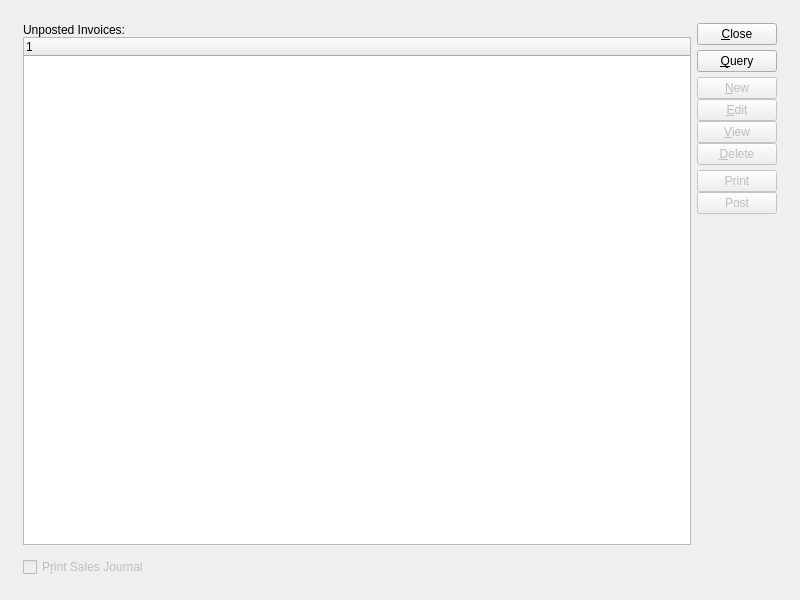
<ui version="4.0" >
 <author></author>
 <comment>This file is part of the xTuple ERP: PostBooks Edition, a free and
open source Enterprise Resource Planning software suite,
Copyright (c) 1999-2010 by OpenMFG LLC, d/b/a xTuple.
It is licensed to you under the Common Public Attribution License
version 1.0, the full text of which (including xTuple-specific Exhibits)
is available at www.xtuple.com/CPAL.  By using this software, you agree
to be bound by its terms.</comment>
 <class>unpostedInvoices</class>
 <widget class="QWidget" name="unpostedInvoices" >
  <property name="geometry" >
   <rect>
    <x>0</x>
    <y>0</y>
    <width>800</width>
    <height>600</height>
   </rect>
  </property>
  <property name="windowTitle" >
   <string>List Unposted Invoices</string>
  </property>
  <layout class="QGridLayout" name="gridLayout_2" >
   <item row="0" column="0" >
    <layout class="QGridLayout" name="gridLayout" >
     <property name="margin" >
      <number>12</number>
     </property>
     <property name="spacing" >
      <number>12</number>
     </property>
     <item row="0" column="0" colspan="2" >
      <layout class="QHBoxLayout" name="horizontalLayout" >
       <item>
        <layout class="QVBoxLayout" >
         <property name="spacing" >
          <number>0</number>
         </property>
         <item>
          <widget class="QLabel" name="_purchaseOrdersLit" >
           <property name="text" >
            <string>Unposted Invoices:</string>
           </property>
           <property name="buddy" >
            <cstring>_invchead</cstring>
           </property>
          </widget>
         </item>
         <item>
          <widget class="XTreeWidget" name="_invchead" >
           <property name="rootIsDecorated" >
            <bool>false</bool>
           </property>
          </widget>
         </item>
        </layout>
       </item>
       <item>
        <layout class="QVBoxLayout" >
         <property name="spacing" >
          <number>5</number>
         </property>
         <item>
          <widget class="QPushButton" name="_close" >
           <property name="text" >
            <string>&amp;Close</string>
           </property>
          </widget>
         </item>
         <item>
          <widget class="QPushButton" name="_query" >
           <property name="text" >
            <string>&amp;Query</string>
           </property>
          </widget>
         </item>
         <item>
          <layout class="QVBoxLayout" >
           <property name="spacing" >
            <number>0</number>
           </property>
           <item>
            <widget class="QPushButton" name="_new" >
             <property name="enabled" >
              <bool>false</bool>
             </property>
             <property name="text" >
              <string>&amp;New</string>
             </property>
            </widget>
           </item>
           <item>
            <widget class="QPushButton" name="_edit" >
             <property name="enabled" >
              <bool>false</bool>
             </property>
             <property name="text" >
              <string>&amp;Edit</string>
             </property>
            </widget>
           </item>
           <item>
            <widget class="QPushButton" name="_view" >
             <property name="enabled" >
              <bool>false</bool>
             </property>
             <property name="text" >
              <string>&amp;View</string>
             </property>
            </widget>
           </item>
           <item>
            <widget class="QPushButton" name="_delete" >
             <property name="enabled" >
              <bool>false</bool>
             </property>
             <property name="text" >
              <string>&amp;Delete</string>
             </property>
            </widget>
           </item>
          </layout>
         </item>
         <item>
          <layout class="QVBoxLayout" >
           <property name="spacing" >
            <number>0</number>
           </property>
           <item>
            <widget class="QPushButton" name="_print" >
             <property name="enabled" >
              <bool>false</bool>
             </property>
             <property name="text" >
              <string>Print</string>
             </property>
            </widget>
           </item>
           <item>
            <widget class="QPushButton" name="_post" >
             <property name="enabled" >
              <bool>false</bool>
             </property>
             <property name="text" >
              <string>Post</string>
             </property>
            </widget>
           </item>
           <item>
            <layout class="QHBoxLayout" >
             <property name="topMargin" >
              <number>0</number>
             </property>
             <property name="bottomMargin" >
              <number>0</number>
             </property>
            </layout>
           </item>
          </layout>
         </item>
         <item>
          <spacer>
           <property name="orientation" >
            <enum>Qt::Vertical</enum>
           </property>
           <property name="sizeType" >
            <enum>QSizePolicy::Expanding</enum>
           </property>
           <property name="sizeHint" stdset="0" >
            <size>
             <width>20</width>
             <height>20</height>
            </size>
           </property>
          </spacer>
         </item>
        </layout>
       </item>
      </layout>
     </item>
     <item row="1" column="0" >
      <widget class="XCheckBox" name="_printJournal" >
       <property name="enabled" >
        <bool>false</bool>
       </property>
       <property name="text" >
        <string>P&amp;rint Sales Journal</string>
       </property>
      </widget>
     </item>
     <item row="1" column="1" >
      <spacer>
       <property name="orientation" >
        <enum>Qt::Horizontal</enum>
       </property>
       <property name="sizeType" >
        <enum>QSizePolicy::Fixed</enum>
       </property>
       <property name="sizeHint" stdset="0" >
        <size>
         <width>468</width>
         <height>17</height>
        </size>
       </property>
      </spacer>
     </item>
    </layout>
   </item>
  </layout>
 </widget>
 <layoutdefault spacing="6" margin="11" />
 <pixmapfunction>qPixmapFromMimeSource</pixmapfunction>
 <customwidgets>
  <customwidget>
   <class>XCheckBox</class>
   <extends>QCheckBox</extends>
   <header>xcheckbox.h</header>
  </customwidget>
  <customwidget>
   <class>XTreeWidget</class>
   <extends>QTreeWidget</extends>
   <header>xtreewidget.h</header>
  </customwidget>
 </customwidgets>
 <tabstops>
  <tabstop>_invchead</tabstop>
  <tabstop>_printJournal</tabstop>
  <tabstop>_new</tabstop>
  <tabstop>_edit</tabstop>
  <tabstop>_view</tabstop>
  <tabstop>_delete</tabstop>
  <tabstop>_print</tabstop>
  <tabstop>_post</tabstop>
  <tabstop>_query</tabstop>
  <tabstop>_close</tabstop>
 </tabstops>
 <resources/>
 <connections>
  <connection>
   <sender>_close</sender>
   <signal>clicked()</signal>
   <receiver>unpostedInvoices</receiver>
   <slot>close()</slot>
   <hints>
    <hint type="sourcelabel" >
     <x>579</x>
     <y>26</y>
    </hint>
    <hint type="destinationlabel" >
     <x>20</x>
     <y>20</y>
    </hint>
   </hints>
  </connection>
 </connections>
</ui>
